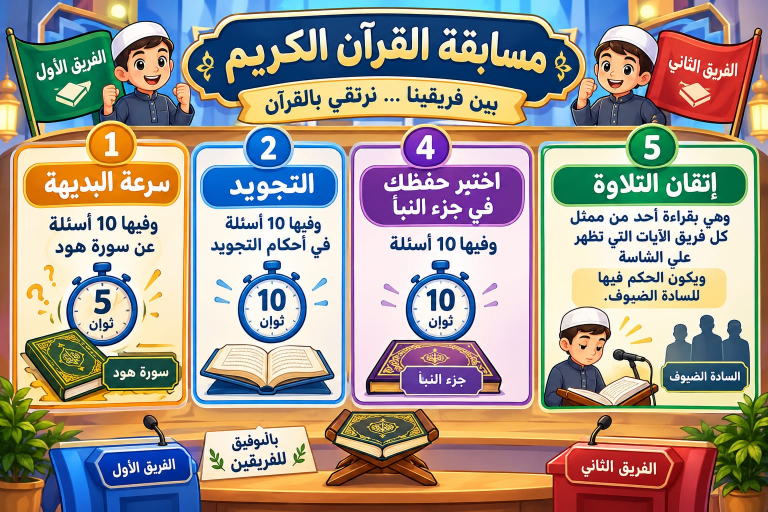
#> input picture reels/quran-contest/part1/images/02_src.jpg, 1536 x 1024 px (shown at 1/2 size)
$ python make_rules_slide.py
#> lines starting #> are read from the running program, lines starting #| are printed output that depends on the picture; after the words box and inside, x2 and y2 are one past the last pixel; in counts of white or black regions, pixels touching at a corner belong together
"""Rebuild the competition-rules slide (images/02.jpg) in the new section order.

Source: images/02_src.jpg (the original artwork). Edits, keeping its design:
  1  مفاهيم حول سورة هود          (title text only)
  2  التجويد                     (unchanged)
  3  اختبر حفظك لسورة هود         (purple panel: number, title, book label)
  4  اختبر حفظك في جزء النبأ      (green panel: rebuilt from the purple panel's
                                   stopwatch + book, recoloured green)
"""
import colorsys
import os
from collections import deque

import numpy as np
from PIL import Image, ImageDraw, ImageFilter, ImageFont

HERE = os.path.dirname(os.path.abspath(__file__))
FONT = os.path.join(HERE, "..", "fonts", "BalooBhaijaan2.ttf")


def font(size, weight="ExtraBold"):
    f = ImageFont.truetype(FONT, size, layout_engine=ImageFont.Layout.RAQM)
    f.set_variation_by_name(weight)
    return f


def erase(a, x0, y0, x1, y1):
    """Fill a box by blending, row by row, the colours just left and right of it."""
    for y in range(y0, y1):
        l = a[y, x0 - 3:x0].mean(axis=0)
        r = a[y, x1:x1 + 3].mean(axis=0)
        t = np.linspace(0, 1, x1 - x0)[:, None]
        a[y, x0:x1] = l * (1 - t) + r * t


def soften(img, before, box, radius=1.5):
    """Feather the edges of an erased box so it blends with its surroundings."""
    x0, y0, x1, y1 = box
    m = Image.new("L", img.size, 0)
    ImageDraw.Draw(m).rectangle(box, fill=255)
    m = m.filter(ImageFilter.GaussianBlur(radius))
    return Image.composite(img, before, m)


def text(img, xy, s, size, fill, stroke=None, sw=0, anchor="mm", spacing=0):
    d = ImageDraw.Draw(img)
    f = font(size)
    d.text(xy, s, font=f, fill=fill, anchor=anchor, direction="rtl", language="ar",
           stroke_width=sw, stroke_fill=stroke, spacing=spacing)


def fit_size(s, max_w, start):
    size = start
    while size > 10:
        l, t, r, b = font(size).getbbox(s, direction="rtl", language="ar")
        if r - l <= max_w:
            return size
        size -= 1
    return size


def object_mask(crop, bg_dist=20):
    """Pixels not connected to the crop border through background-like colour."""
    a = np.asarray(crop).astype(int)
    h, w, _ = a.shape
    mx, mn = a.max(axis=2), a.min(axis=2)
    bglike = (mn > 205) & (mx - mn < 40)
    seen = np.zeros((h, w), bool)
    q = deque()
    for x in range(w):
        for y in (0, h - 1):
            if bglike[y, x]:
                q.append((y, x)); seen[y, x] = True
    for y in range(h):
        for x in (0, w - 1):
            if bglike[y, x] and not seen[y, x]:
                q.append((y, x)); seen[y, x] = True
    while q:
        y, x = q.popleft()
        for dy, dx in ((1, 0), (-1, 0), (0, 1), (0, -1)):
            ny, nx = y + dy, x + dx
            if 0 <= ny < h and 0 <= nx < w and not seen[ny, nx] and bglike[ny, nx]:
                seen[ny, nx] = True
                q.append((ny, nx))
    m = Image.fromarray(((~seen) * 255).astype(np.uint8))
    return m.filter(ImageFilter.MaxFilter(3)).filter(ImageFilter.GaussianBlur(1.2))


def purple_to_green(crop):
    a = np.asarray(crop).astype(np.float32) / 255
    out = a.copy()
    h, w, _ = a.shape
    for y in range(h):
        for x in range(w):
            r, g, b = a[y, x]
            hh, s, v = colorsys.rgb_to_hsv(r, g, b)
            if 0.66 <= hh <= 0.92 and s > 0.12:
                hh = 0.40  # green
                out[y, x] = colorsys.hsv_to_rgb(hh, min(1, s * 1.05), v * 0.88)
    return Image.fromarray((out * 255).astype(np.uint8))


def rounded_pill(img, box, fill, border, r=26):
    d = ImageDraw.Draw(img)
    x0, y0, x1, y1 = box
    d.rounded_rectangle((x0 + 3, y0 + 5, x1 + 3, y1 + 5), r, fill=(0, 0, 0, 0) if img.mode == "RGBA" else (200, 205, 190))
    d.rounded_rectangle(box, r, fill=border)
    d.rounded_rectangle((x0 + 5, y0 + 5, x1 - 5, y1 - 5), r - 4, fill=fill)
    # soft top highlight like the original pills
    hl = Image.new("L", img.size, 0)
    ImageDraw.Draw(hl).rounded_rectangle((x0 + 12, y0 + 9, x1 - 12, y0 + (y1 - y0) // 2), r - 8, fill=40)
    hl = hl.filter(ImageFilter.GaussianBlur(4))
    img.paste(Image.new("RGB", img.size, (255, 255, 255)), (0, 0), hl)


def disc(img, c, fill, r=36):
    d = ImageDraw.Draw(img)
    x, y = c
    d.ellipse((x - r, y - r, x + r, y + r), fill=fill)
    hl = Image.new("L", img.size, 0)
    ImageDraw.Draw(hl).ellipse((x - r + 8, y - r + 4, x + r - 8, y), fill=45)
    img.paste(Image.new("RGB", img.size, (255, 255, 255)), (0, 0), hl.filter(ImageFilter.GaussianBlur(5)))


def main():
    src = Image.open(os.path.join(HERE, "images", "02_src.jpg")).convert("RGB")
#> src is the input picture: PIL image 1536x1024 RGB; mean R, G, B 162.2, 151.4, 140.6
    img = src.copy()
    a = np.asarray(img).astype(np.float32)

    # --- panel 4: clear and rebuild ----------------------------------------
    inner = (1090, 330, 1503, 807)
    top, bot = np.array([254, 248, 228]), np.array([250, 243, 216])
    d = ImageDraw.Draw(img)
    for y in range(inner[1], inner[3]):
        t = (y - inner[1]) / (inner[3] - inner[1])
        d.line([(inner[0], y), (inner[2], y)], fill=tuple(int(v) for v in top * (1 - t) + bot * t))
    # restore the number circle that pokes into the cleared band
    circle = src.crop((1255, 252, 1355, 335))
    cm = Image.new("L", circle.size, 0)
#> cm: PIL image 100x83 L; every value is 0
    ImageDraw.Draw(cm).ellipse((2, 0, 98, 96), fill=255)
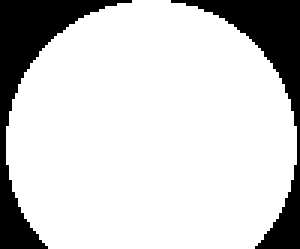
#> cm: PIL image 100x83 L (shown 3 times larger); 81% white; 2 black regions, box (x1, y1, x2, y2) and area: (0, 0, 44, 83) 830, (57, 0, 100, 83) 747
    img.paste(circle, (1255, 252), cm.filter(ImageFilter.GaussianBlur(1)))
    a = np.asarray(img).astype(np.float32)

    # green two-line title pill, same size as the purple one
    rounded_pill(img, (1110, 334, 1485, 456), fill=(18, 128, 66), border=(140, 214, 120))
#> in rounded_pill, `hl = Image.new("L", img.size, 0)`: hl: PIL image 1536x1024 L; every value is 0
#> in rounded_pill, `ImageDraw.Draw(hl).rounded_rectangle((x0 + 12, y0 + 9, x1 - 12, y0 + (..`: hl: PIL image 1536x1024 L; values 0 (black) and 40 (white), 1.2% white; 1 white region, box (x1, y1, x2, y2) and area: (1122, 343, 1474, 396) 18360

    # stopwatch + book from the purple panel, recoloured
    obj_box = (722, 512, 1012, 795)
    crop = src.crop(obj_box)
    mask = object_mask(crop)
#> in object_mask, `mx, mn = a.max(axis=2), a.min(axis=2)`:
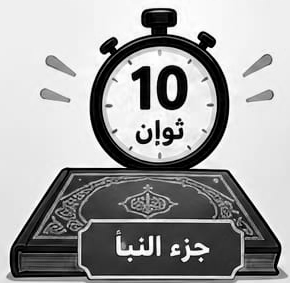
#> mn: shape (283, 290) int64; min 0, max 255, mean 162.4
#> in object_mask, `bglike = (mn > 205) & (mx - mn < 40)`: bglike: shape (283, 290) bool; 55.8% white; 36 black regions (22 under 20 px), largest, box (x1, y1, x2, y2) and area: (6, 8, 288, 283) 32927, (156, 65, 188, 111) 989, (131, 66, 151, 110) 566
#> after the loop in object_mask, `for x in range(w):`: seen: shape (283, 290) bool; 0.52% white in thin lines or dots
#> after the loop in object_mask, `for y in range(h):`:
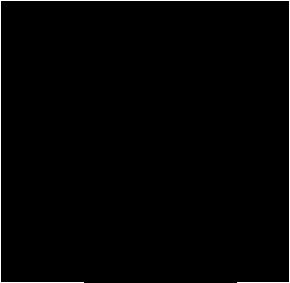
#> seen: shape (283, 290) bool; 1.2% white in thin lines or dots
#> after the loop in object_mask, `while q:`:
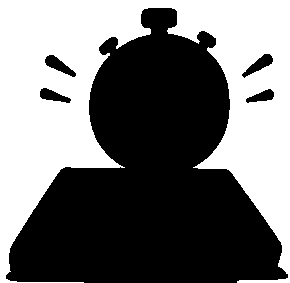
#> seen: shape (283, 290) bool; 45.4% white; 1 white region, box (x1, y1, x2, y2) and area: (0, 0, 290, 283) 37233
#> in object_mask, `return m.filter(ImageFilter.MaxFilter(3)).filter(ImageFilter.GaussianB..`:
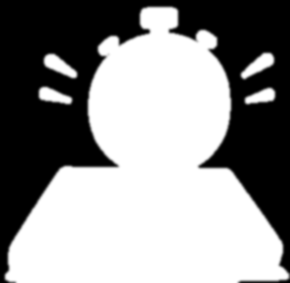
#> returned value: PIL image 290x283 L; min 0, max 255, mean 144.5
    green = purple_to_green(crop)
#> after the loop in purple_to_green, `for y in range(h):`:
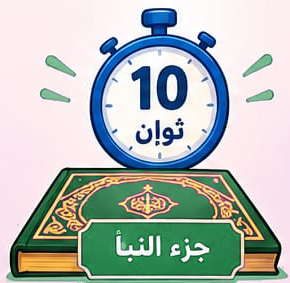
#> out: shape (283, 290, 3) float32; mean R, G, B 0.693, 0.728, 0.71
    ox = 1296 - (obj_box[2] - obj_box[0]) // 2
    img.paste(green, (ox, obj_box[1]), mask)

    # --- fresh pills, labels and number discs over the old text ------------
    rounded_pill(img, (48, 328, 360, 408), fill=(222, 112, 4), border=(255, 214, 120))
#> in rounded_pill (call 2), `ImageDraw.Draw(hl).rounded_rectangle((x0 + 12, y0 + 9, x1 - 12, y0 + (..`: hl: PIL image 1536x1024 L; values 0 (black) and 40 (white), 0.57% white; 1 white region, box (x1, y1, x2, y2) and area: (60, 337, 349, 369) 9028
    rounded_pill(img, (722, 334, 1046, 456), fill=(112, 40, 186), border=(205, 175, 240))
#> in rounded_pill (call 3), `ImageDraw.Draw(hl).rounded_rectangle((x0 + 12, y0 + 9, x1 - 12, y0 + (..`: hl: PIL image 1536x1024 L; values 0 (black) and 40 (white), 1% white; 1 white region, box (x1, y1, x2, y2) and area: (734, 343, 1035, 396) 15657
    rounded_pill(img, (802, 733, 964, 784), fill=(104, 40, 170), border=(225, 205, 245), r=14)
#> in rounded_pill (call 4), `ImageDraw.Draw(hl).rounded_rectangle((x0 + 12, y0 + 9, x1 - 12, y0 + (..`: hl: PIL image 1536x1024 L; values 0 (black) and 40 (white), 0.15% white; 1 white region, box (x1, y1, x2, y2) and area: (814, 742, 953, 759) 2323
    disc(img, (852, 298), (118, 42, 192))
#> in disc, `ImageDraw.Draw(hl).ellipse((x - r + 8, y - r + 4, x + r - 8, y), fill=..`: hl: PIL image 1536x1024 L; values 0 (black) and 45 (white), 0.09% white; 1 white region, box (x1, y1, x2, y2) and area: (824, 266, 881, 299) 1473
    disc(img, (1305, 300), (10, 132, 72))
#> call 2 of disc, with c = (1305, 300), fill = (10, 132, 72), r = 36
#> in disc (call 2), `ImageDraw.Draw(hl).ellipse((x - r + 8, y - r + 4, x + r - 8, y), fill=..`:
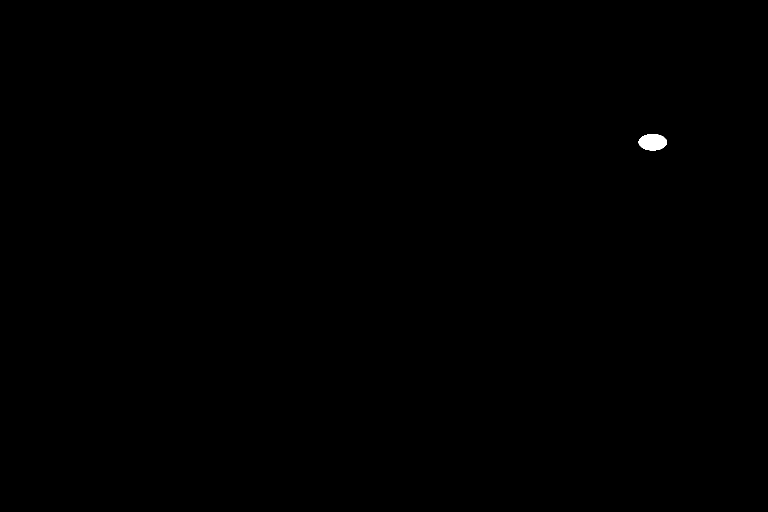
#> hl: PIL image 1536x1024 L (shown at 1/2 size); values 0 (black) and 45 (white), 0.09% white; 1 white region, box (x1, y1, x2, y2) and area: (1277, 268, 1334, 301) 1473

    # --- new text ------------------------------------------------------------
    white, navy = (255, 255, 255), (24, 38, 96)
    s = "مفاهيم حول سورة هود"
    text(img, (204, 366), s, fit_size(s, 286, 44), white, (150, 62, 0), 2)
    text(img, (884, 366), "اختبر حفظك", 46, white, (80, 20, 140), 2)
    text(img, (884, 418), "لسورة هود", 46, white, (80, 20, 140), 2)
    text(img, (883, 757), "سورة هود", 30, white, (60, 15, 110), 1)
    text(img, (852, 300), "3", 58, white, (70, 20, 130), 2)

    text(img, (1297, 371), "اختبر حفظك", 46, white, (8, 80, 40), 2)
    text(img, (1297, 423), "في جزء النبأ", 46, white, (8, 80, 40), 2)
    text(img, (1297, 490), "وفيها 10 أسئلة", 40, navy)
    text(img, (1305, 302), "4", 58, white, (5, 80, 45), 2)

    # per-section seconds on the stopwatches: 5, 5, 10, 7
    for cx in (545, 1309):
        face = (251, 250, 243)
        m = Image.new("L", img.size, 0)
        ImageDraw.Draw(m).ellipse((cx - 35, 573, cx + 35, 629), fill=255)
        img.paste(Image.new("RGB", img.size, face), (0, 0), m.filter(ImageFilter.GaussianBlur(2)))
    text(img, (545, 603), "5", 70, (27, 45, 110))
    text(img, (1309, 603), "7", 70, (27, 45, 110))

    img.save(os.path.join(HERE, "images", "02.jpg"), quality=95)


if __name__ == "__main__":
#> (the run stopped early here; a loop or call above may not have finished)

$ run again, with reels/quran-contest/part1/images/04.jpg copied over reels/quran-contest/part1/images/02_src.jpg
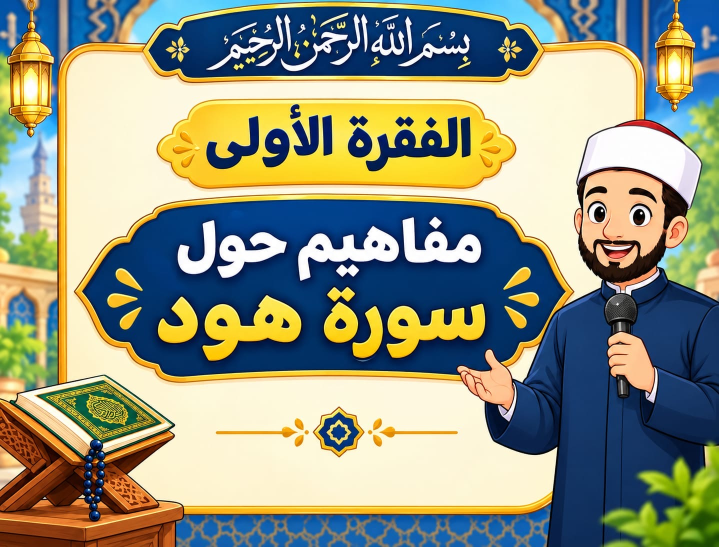
#> input picture reels/quran-contest/part1/images/04.jpg, 1438 x 1094 px (shown at 1/2 size)
#> in main, src is the input picture: PIL image 1438x1094 RGB; mean R, G, B 144.2, 148.5, 128.3
#> bglike: shape (283, 290) bool; 10.7% white; 4 white regions (1 under 20 px), largest, box (x1, y1, x2, y2) and area: (0, 249, 235, 283) 6584, (89, 0, 237, 13) 1549, (0, 0, 72, 11) 627
#> after the loop in object_mask, `while q:`:
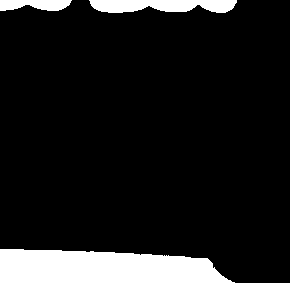
#> seen: shape (283, 290) bool; 10.7% white; 3 white regions, box (x1, y1, x2, y2) and area: (0, 249, 235, 283) 6584, (89, 0, 237, 13) 1549, (0, 0, 72, 11) 627
#> in rounded_pill (call 3), `img.paste(Image.new("RGB", img.size, (255, 255, 255)), (0, 0), hl)`:
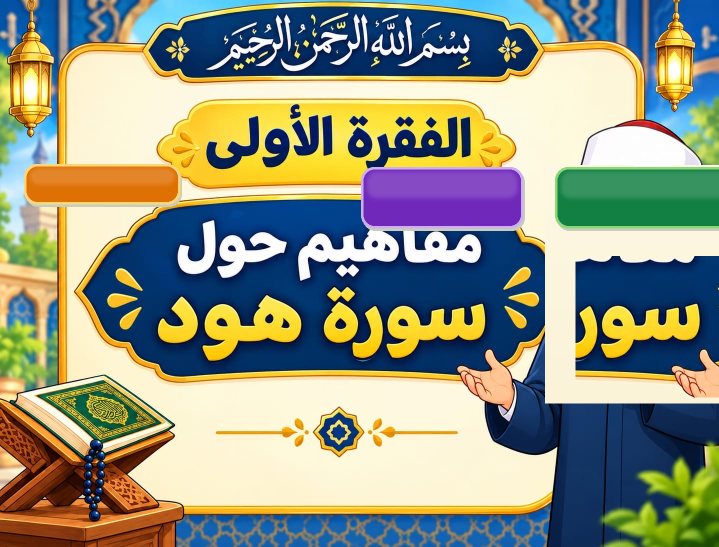
#> img: PIL image 1438x1094 RGB (shown at 1/2 size); mean R, G, B 144.2, 148.3, 128.9

$ run again, with reels/quran-contest/part1/images/05.jpg copied over reels/quran-contest/part1/images/02_src.jpg
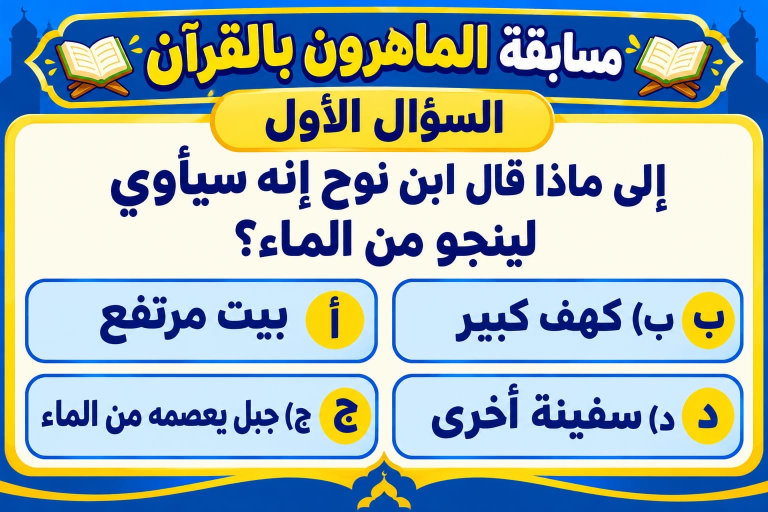
#> input picture reels/quran-contest/part1/images/05.jpg, 1536 x 1024 px (shown at 1/2 size)
#> in main, src is the input picture: PIL image 1536x1024 RGB; mean R, G, B 162.8, 180.8, 181.4
#> bglike: shape (283, 290) bool; 31.8% white; 141 white regions (129 under 20 px), largest, box (x1, y1, x2, y2) and area: (0, 0, 290, 283) 25186, (0, 97, 12, 154) 106, (261, 159, 277, 172) 69
#> m: PIL image 290x283 L; 69.1% white; 12 black regions (9 under 20 px), largest, box (x1, y1, x2, y2) and area: (0, 0, 290, 283) 25186, (0, 97, 12, 147) 99, (0, 271, 11, 283) 42
#> in rounded_pill (call 3), `img.paste(Image.new("RGB", img.size, (255, 255, 255)), (0, 0), hl)`:
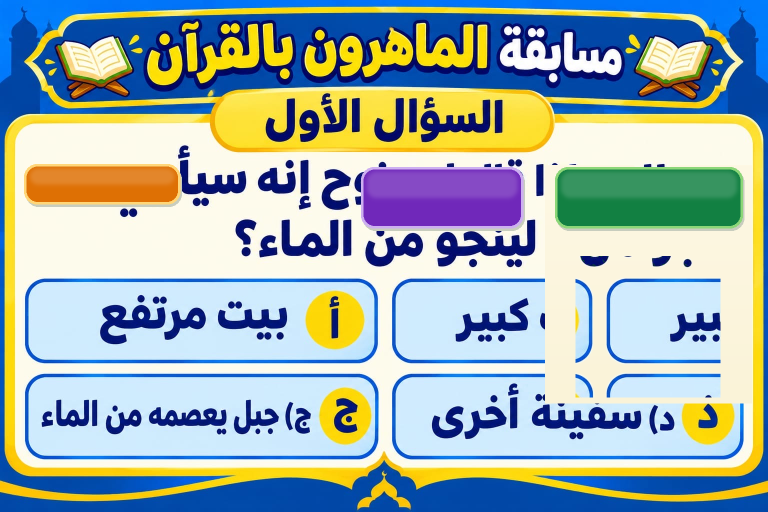
#> img: PIL image 1536x1024 RGB (shown at 1/2 size); mean R, G, B 158.2, 175.4, 175.1
